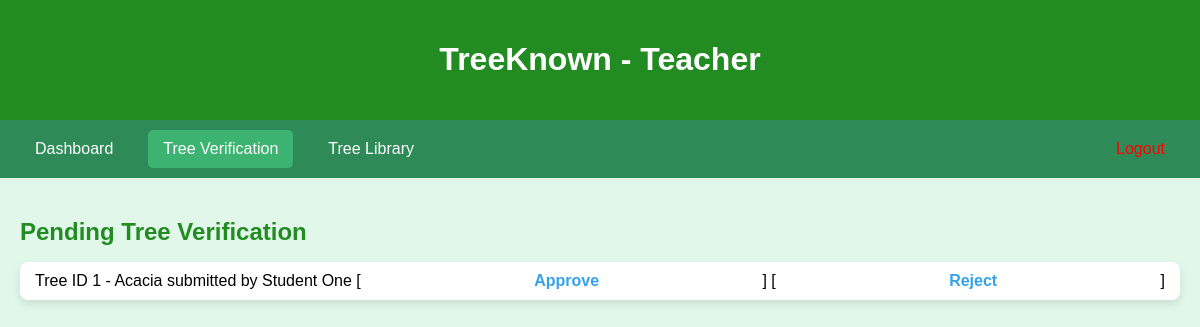
/Instructor_Tabs/dashboard.php?tab=verification (signed in), run on an earlier commit of the app's database.
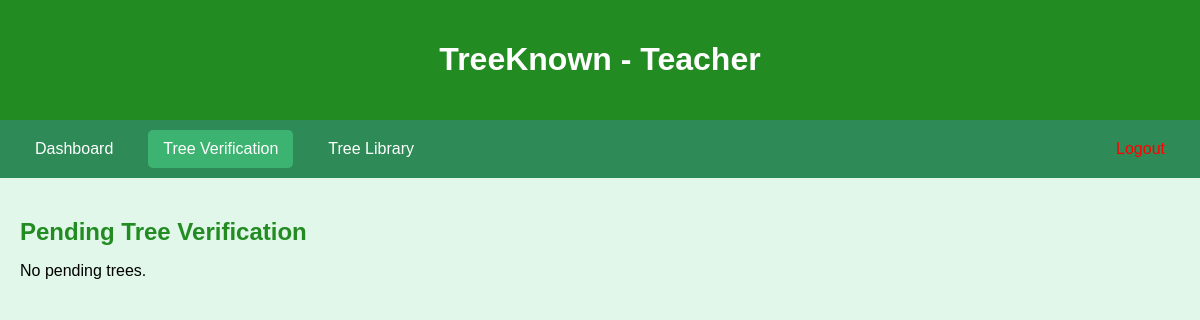
And on a later commit of the database.
### tables this page shows
CREATE TABLE TREE_SUBMISSIONS (
    tree_id INT AUTO_INCREMENT PRIMARY KEY,
    species_id INT NOT NULL,
    location_name VARCHAR(100) NOT NULL,
    lat DECIMAL(10,7) NULL,
    lng DECIMAL(10,7) NULL,
    submitted_by INT NOT NULL,         
    verified_by INT NULL,              
    date_submitted DATETIME DEFAULT CURRENT_TIMESTAMP,
    status ENUM('pending','approved','rejected') DEFAULT 'pending',
    photo VARCHAR(255) NULL,           
      FOREIGN KEY (species_id) REFERENCES SPECIES_LIBRARY(species_id)
        ON DELETE CASCADE
        ON UPDATE CASCADE,
    FOREIGN KEY (submitted_by) REFERENCES USERS(user_id)
        ON DELETE CASCADE
        ON UPDATE CASCADE,
    FOREIGN KEY (verified_by) REFERENCES USERS(user_id)
        ON DELETE SET NULL
        ON UPDATE CASCADE
);

CREATE TABLE SPECIES_LIBRARY (
    species_id INT AUTO_INCREMENT PRIMARY KEY,
    species_name VARCHAR(100) NOT NULL,
    description TEXT
);

CREATE TABLE USERS (
    user_id INT AUTO_INCREMENT PRIMARY KEY,
    name VARCHAR(100) NOT NULL,
    email VARCHAR(100) NOT NULL UNIQUE,
    password VARCHAR(255) NOT NULL,   
    role ENUM('admin','teacher','student') NOT NULL,
    student_id INT(20) NULL,       
    status ENUM('pending','approved','rejected') DEFAULT 'pending',   
    created_at TIMESTAMP DEFAULT CURRENT_TIMESTAMP
);

### Instructor_Tabs/dashboard.php (the view, shortened to what this page needs)
<?php
include __DIR__ . '/../config/db.php';
$tab = isset($_GET['tab']) ? $_GET['tab'] : 'dashboard';
?>
<!DOCTYPE html>
<html lang="en">
<head>
</head>
<body>
<header>
    <h1>TreeKnown - Teacher </h1>
</header>
<nav>
    <div style="display:flex; flex-wrap:wrap;">
        <a href="?tab=dashboard" class="<?= $tab=='dashboard'?'active':'' ?>">Dashboard</a>
        <a href="?tab=verification" class="<?= $tab=='verification'?'active':'' ?>">Tree Verification</a>
        <a href="?tab=library" class="<?= $tab=='library'?'active':'' ?>">Tree Library</a>
    </div>
    <a href="../logout.php" style="color:red;">Logout</a>
</nav>
<div class="container">
<?php
switch($tab){
    case 'verification':
        $trees = $conn->query("
            SELECT t.tree_id, s.species_name, u.name AS submitted_by
            FROM TREE_SUBMISSIONS t
            JOIN USERS u ON t.submitted_by = u.user_id
            JOIN SPECIES_LIBRARY s ON t.species_id = s.species_id
            WHERE t.status='pending'
            ORDER BY t.date_submitted DESC
        ")->fetchAll(PDO::FETCH_ASSOC);
        echo "<h2>Pending Tree Verification</h2>";
        if(count($trees) > 0){
            echo "<ul>";
            foreach($trees as $t){
                echo "<li>Tree ID {$t['tree_id']} - {$t['species_name']} submitted by {$t['submitted_by']}
                [<a href='../verify_tree.php?id={$t['tree_id']}&action=approve'>Approve</a>]
                [<a href='../verify_tree.php?id={$t['tree_id']}&action=reject'>Reject</a>]</li>";
            }
            echo "</ul>";
        } else {
            echo "<p>No pending trees.</p>";
        }
        break;
}
?>
</div>
</body>
</html>

### Instructor_Tabs/dashboard.php (style rules this page uses)
body { font-family: Arial, sans-serif; margin: 0; background: #e0f7e9; }
header { background: #228B22; color: white; padding: 20px; text-align: center; }
nav { background: #2E8B57; display: flex; flex-wrap: wrap; justify-content: space-between; align-items: center; padding: 5px 10px; }
nav a { color: white; text-decoration: none; margin: 5px 10px; padding: 10px 15px; border-radius: 5px; transition: background 0.3s; }
nav a.active, nav a:hover { background: #3CB371; }
.container { padding: 20px; max-width: 1200px; margin: auto; }
h2 { color: #228B22; margin-bottom: 15px; }
ul { list-style: none; padding: 0; }
li { background: #fff; margin:5px 0; padding:10px 15px; border-radius:8px; box-shadow:0 4px 8px rgba(0,0,0,0.1); display: flex; justify-content: space-between; align-items: center; transition: transform 0.2s, box-shadow 0.2s; }
li a { margin-left: 10px; text-decoration: none; color: #36A2EB; font-weight: bold; }

What changed in the data, as far as the page shows it:
removed tree_submissions: tree_id "1", species.species_name "Acacia", submitted_by.name "Student One"
Also different on the page:
text now shown: "No pending trees."
